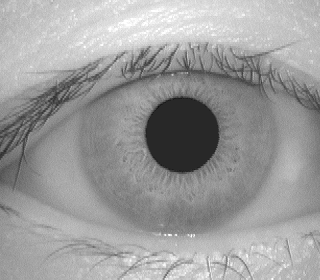
#> input picture database/001_1_1.bmp, 320 x 280 px, found by its file name; the run also reads 4 pictures not shown here
$ jupyter execute --allow-errors Iris_DifferentPerson.ipynb   (shell and % lines are left out)   (older library calls are emulated)
#> lines starting #> are read from the running program, lines starting #| are printed output that depends on the picture
#> further down, iris1_1 is the input picture: shape (280, 320); min 18, max 255, mean 155.9
### feature_extraction/fe.py
# Import functions and libraries
import numpy as np
import matplotlib.pyplot as plt
import scipy
import cv2 as cv
from numpy import pi
from numpy import sin
from numpy import zeros
from numpy import r_
from scipy import signal
from scipy import misc
# [13 lines left out: function extract_features_8x8, not called in this run]

#8x8
def block_8x8(im):
	# DCT transformation on finger print image using 8x8 block
	imsize = im.shape
#> imsize = (280, 320)
	features = np.zeros(imsize)

	# Do 8x8 DCT on image (in-place)
	for i in r_[:imsize[0]:8]:
    		for j in r_[:imsize[1]:8]:
        		features[i:(i+8),j:(j+8)] = dct2( im[i:(i+8),j:(j+8)] )
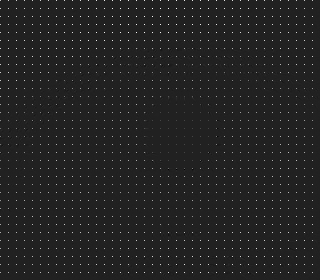
#> features: shape (280, 320) float64; min -292.4, max 1935.4, mean 19.5; drawn with min black and max white

	return features


# DCT and IDCT functions for transforming an image
def dct2(a):
    return scipy.fftpack.dct( scipy.fftpack.dct( a, axis=0, norm='ortho' ), axis=1, norm='ortho' )

def idct2(a):
    return scipy.fftpack.idct( scipy.fftpack.idct( a, axis=0 , norm='ortho'))


#4x4
# [66 lines left out: functions block_4x4, block_16x16, extract_features_4x4, extract_features_16x16, extract_features_fp, not called in this run]

def extract_features_iris(iris):
	iris_dct = block_8x8(iris)
	# create vectors for each iris and fingerprint
	#irisfv = (iris_dct.reshape(iris_dct.shape[0]*iris_dct.shape[1]))
	irisfv = (iris_dct.reshape(iris_dct.shape[0]*iris_dct.shape[1]))
	# concat the feature vectors
	iris_fv =  irisfv
	# Add the images
	#fp_iris_fv = cv.add(irisfv, fingerprintfv)
	# Convert back to image
	#combined_image = fp_iris_fv.reshape(450,450)
	return iris_fv

### create_shares/Shamir.py
import random
from utils import Helper
from utils import SecretShare

_PRIME = 2**521 - 1
_BYTES = 65
_MINIMUM = 3
_SHARES = 10
def generate_shares(file):
    image_bytes = file


    image_byte_array = bytearray(image_bytes)

    length = len(image_byte_array)
#> length = 716800


    stubs = int(length / _BYTES) + 1
#> stubs = 11028


    stubs_int_list = []

    counter = 0
    for i in range(0, int(length / _BYTES)):
        _bytes = image_byte_array[counter: counter + _BYTES]
        stubs_int_list.append(int.from_bytes(_bytes, byteorder='little'))
        counter = counter + _BYTES
#> after the loop, counter = 716755; stubs_int_list = 11027 items

    stubs_int_list.append(int.from_bytes(image_byte_array[counter: length], byteorder='little'))

#print(stubs_int_list)

# generate shares

    w = _SHARES + 1
    h = len(stubs_int_list)
#> h = 11028

    Matrix = [[0 for x in range(w)] for y in range(h)]

    for i in range(0, len(stubs_int_list)):
        list_of_coefficients = SecretShare.create_random_coefficients(_MINIMUM, _PRIME)

    # evaluate all the shares wrt this int
        for j in range(0, _SHARES + 1):
            Matrix[i][j] = SecretShare.evaluate_modulus_poly(stubs_int_list[i], list_of_coefficients, j, _PRIME)
#> this loop made 1 pass


    return Matrix
# Matrix is the secret; any _MINIMUM value pairs can be distributed

# recover the values

### preprocessing/pre.py
# Import functions and libraries
import numpy as np
import matplotlib.pyplot as plt
import scipy
import cv2 as cv
from scipy import misc # pip install Pillow
def pre(image):
	img = misc.imresize(image, (280, 320))
	#img = cv.cvtColor(img, cv.COLOR_BGR2GRAY)
	return img

### notebooks/Iris_DifferentPerson.ipynb
[cell 1]
"""
Matching a Single persons iris image with different person.

"""

[cell 2]
# Import functions and libraries
import numpy as np
import matplotlib.pyplot as plt
import scipy
import cv2 as cv
from numpy import pi
from numpy import sin
from numpy import zeros
from numpy import r_
from scipy import signal
from scipy import misc # pip install Pillow
import math
import os
import glob
import matplotlib.pylab as pylab

[cell 3]
#reading all the iris images of first person
iris1_1 = misc.imread('database/001_1_1.bmp') # image path
iris1_2 = misc.imread('database/001_1_2.bmp')
iris1_3 = misc.imread('database/001_1_3.bmp')

[cell 4]
#preprocessing
from preprocessing.pre import pre

[cell 5]
iris1 = pre(iris1_1)
iris2 = pre(iris1_2)
iris3 = pre(iris1_3)

[cell 6]
#Feature Extraction
from feature_extraction.fe import extract_features_iris

[cell 7]
iris_1_1 = extract_features_iris(iris1)
iris_1_2 = extract_features_iris(iris2)
iris_1_3 = extract_features_iris(iris3)

[cell 8]
#Create Shares
from create_shares.Shamir import generate_shares

#> (a cell that did not finish here is left out)

[cell 10]
#Start Process of Matching
#For single image

[cell 11]
#reading the iris images of second person
iris21 = misc.imread('database/006_1_1.bmp') # image path
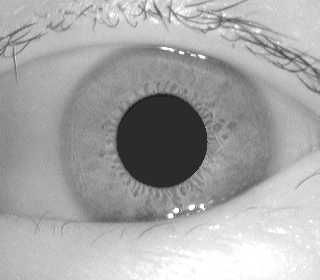
#> input picture database/006_1_1.bmp, 320 x 280 px, found by its file name
#> iris21 is the input picture: shape (280, 320); min 20, max 255, mean 166.5
iris22 = misc.imread('database/006_1_2.bmp')
iris23 = misc.imread('database/006_1_3.bmp')

[cell 12]
iris21 = pre(iris21)
iris22 = pre(iris22)
iris23 = pre(iris23)

[cell 13]
#Feature Extraction from each iris
iris_21 = extract_features_iris(iris21)
iris_22 = extract_features_iris(iris22)
iris_23 = extract_features_iris(iris23)

#> (a cell that did not finish here is left out)

#> the loop in generate_shares, `for i in range(0, len(stubs_int_list)):` made 1 pass
